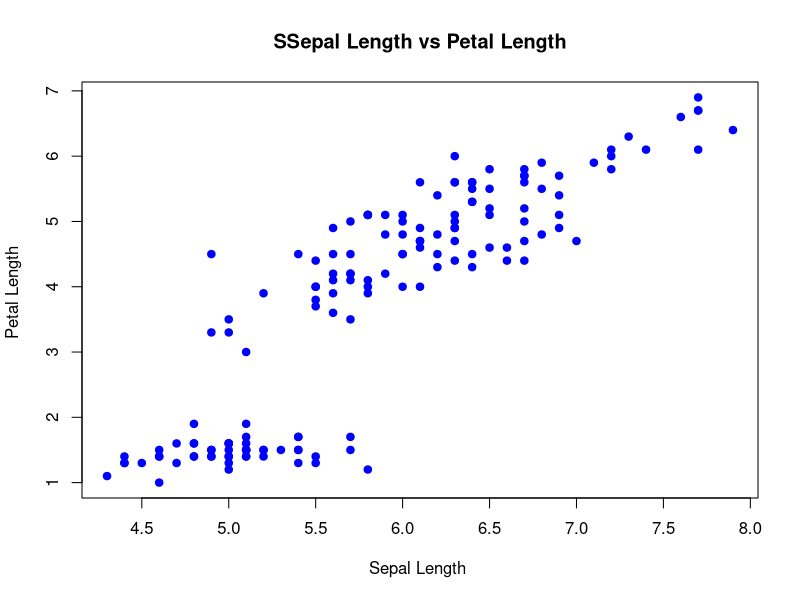
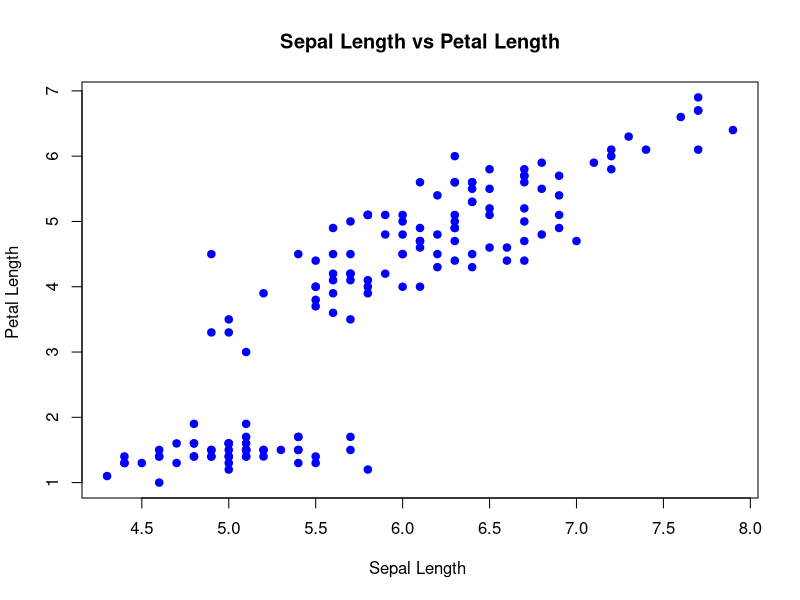

These figures' R source, in order:
iris_data<-data("iris")
iris_data

plot(iris$Sepal.Length, iris$Petal.Length,
     main = "SSepal Length vs Petal Length",
     xlab = "Sepal Length ",
     ylab = "Petal Length ",
     pch = 19,  
     col = "blue")

png(filename = "scatterplot_iris.png", width = 1920, height = 1080, res = 300)
plot(iris$Sepal.Length, iris$Petal.Length,
     main = "Sepal Length vs Petal Length",
     xlab = "Sepal Length ",
     ylab = "Petal Length ",
     pch = 19,
     col = "blue")
dev.off()